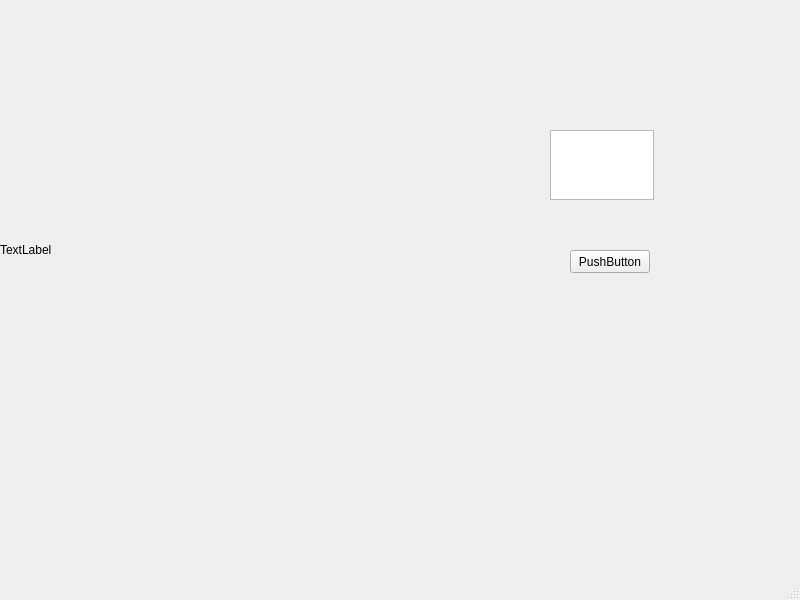
<?xml version="1.0" encoding="UTF-8"?>
<ui version="4.0">
 <class>MainWindow</class>
 <widget class="QMainWindow" name="MainWindow">
  <property name="geometry">
   <rect>
    <x>0</x>
    <y>0</y>
    <width>800</width>
    <height>600</height>
   </rect>
  </property>
  <property name="windowTitle">
   <string>MainWindow</string>
  </property>
  <widget class="QWidget" name="centralwidget">
   <widget class="QTextEdit" name="textEdit">
    <property name="geometry">
     <rect>
      <x>550</x>
      <y>130</y>
      <width>104</width>
      <height>70</height>
     </rect>
    </property>
   </widget>
   <widget class="QPushButton" name="pushButton">
    <property name="geometry">
     <rect>
      <x>570</x>
      <y>250</y>
      <width>80</width>
      <height>23</height>
     </rect>
    </property>
    <property name="text">
     <string>PushButton</string>
    </property>
   </widget>
   <widget class="QLabel" name="label">
    <property name="geometry">
     <rect>
      <x>0</x>
      <y>0</y>
      <width>500</width>
      <height>500</height>
     </rect>
    </property>
    <property name="text">
     <string>TextLabel</string>
    </property>
   </widget>
  </widget>
  <widget class="QMenuBar" name="menubar">
   <property name="geometry">
    <rect>
     <x>0</x>
     <y>0</y>
     <width>800</width>
     <height>20</height>
    </rect>
   </property>
  </widget>
  <widget class="QStatusBar" name="statusbar"/>
 </widget>
 <resources/>
 <connections/>
</ui>
